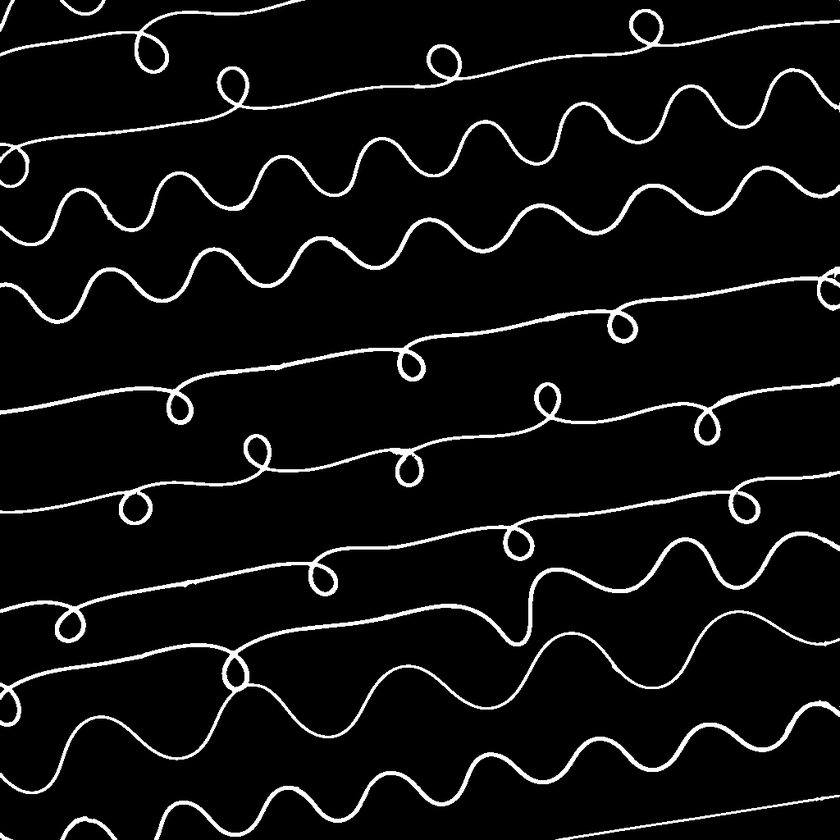
#> input picture tests/clean.png, 840 x 840 px, shrunk from 1024 x 1024 before the run
$ python proximity.py   (older library calls are emulated)
#> lines starting #> are read from the running program, lines starting #| are printed output that depends on the picture

import numpy as np
import scipy
from scipy.misc import imread, imsave
from scipy.ndimage.morphology import distance_transform_edt as d

clean = imread('./clean.png')
#> clean is the input picture: shape (840, 840); min 0, max 255, mean 15.2
clean[clean==0] = 1
clean[clean==255] = 0
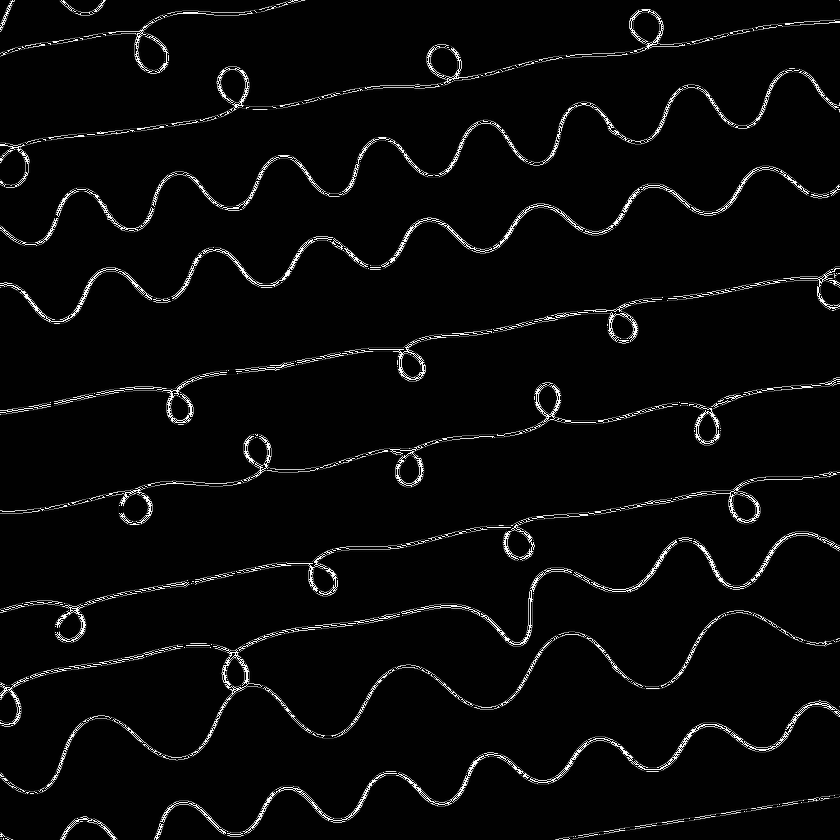
#> clean: shape (840, 840); min 0, max 254, mean 9.6

proximity = d(clean)
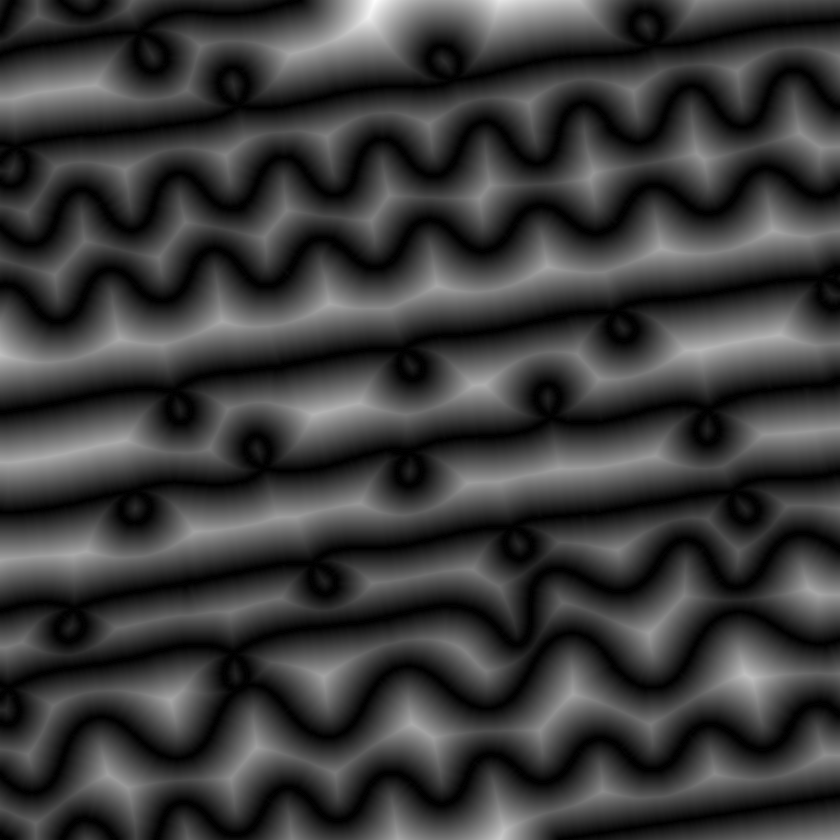
#> proximity: shape (840, 840) float64; min 0, max 74.33, mean 17.4; drawn with min black and max white
print(np.unique(proximity))
#> (printed output is left out)
# imsave('proximity.png', proximity)
